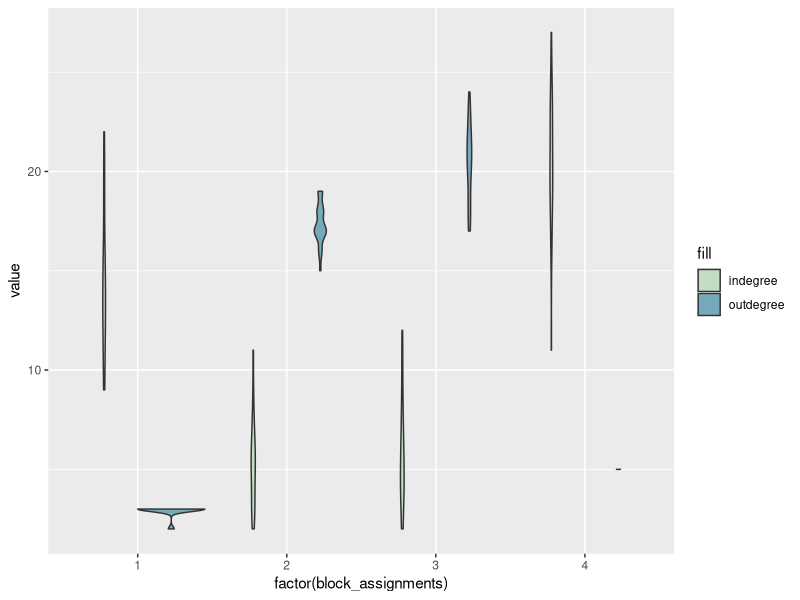

The R source for this figure: (Note: this script raises an error after producing the figure.)
###########################################################################################################

# Simulate network with SBM and node-specific max degree

###########################################################################################################
# Load packages
library(igraph)
library(ggplot2)

# Load function
simulate_SBM_max_degree <- function(n, block_sizes, block_probs, max_deg, block_assignments) {
  adj_matrix <- matrix(0, nrow = n, ncol = n)
  for (i in 1:n) {
    potential_out_edges <- setdiff(1:n, i)
    prob <- block_probs[block_assignments[i], block_assignments[potential_out_edges]]
    prob[is.na(prob)] <- 0
    out_edges <- sample(potential_out_edges, size = max_deg[i], replace = TRUE, prob = prob)
    adj_matrix[i, out_edges] <- 1
      }
  return(adj_matrix)
}

###########################################################################################################

# Specify the number of nodes and the number of blocks
N <- 100
num_blocks <- 4
block_sizes <- c(25, 25, 25, 25)

indiv <- data.frame(
			ID = 1:N, 
			block_assignments = rep(1:4, each=25)
				)

# Define maximum out-degree for each node
# Here we create a vector of max outdegrees for each block
# But you can just supply the vector of food return counts
food_returns <- c(rep(3, 25), rep(20, 25), rep(25, 25), rep(5, 25))
max_deg <- food_returns

# Specify the probability of a connection between each pair of blocks
# This is the probability of each block sharing with each other block
# e.g., think of block 1 as kids and they are very unlike to share
# row 2 could be young adults and they're likely to share most with children and elderly (i.e., elements 1 and 4 in that row)
# Need to play around with the probabilities
block_probs <- matrix(c(0.1, 0.6, 0.2, 0.1,
                        0.4, 0.05, 0.05, 0.4,
                        0.8, 0.1, 0.01, 0.8,
                        0.1, 0.5, 0.4, 0.1),
                      nrow = num_blocks, ncol = num_blocks)

# Generate the network
network <- simulate_SBM_max_degree(N, block_sizes, block_probs, max_deg, indiv$block_assignments)

# Look to see who's sending and receiving ties
indiv$out_degree <- rowSums(network)
indiv$in_degree <- colSums(network)

data <- reshape(indiv, 
        direction = "long",
        varying = list(names(indiv)[3:4]),
        v.names = "value",
        idvar = c("ID", "block_assignments"),
        timevar = "degree",
        times = c("outdegree", "indegree")
       )

# Take a quick look at the distributions of in and out-degree
  ggplot(data, aes(fill=factor(degree), y=value, x=factor(block_assignments))) + 
    geom_violin(position="dodge", alpha=0.5) +
    scale_fill_manual(values=c("darkseagreen3", "deepskyblue4"), name="fill")
    theme_bw()  +
    xlab("Age Class") +
    ylab("Number of Ties") +
    ylim(0,25)

# Given eventual changing block assignments (e.g., individuals age), should probably create a unique ID for individuals and match on that
g <- graph_from_adjacency_matrix(network)
V(g)$ID <- indiv$ID
V(g)$age_class <- indiv$block_assignments[match(V(g)$ID, indiv$ID)]
V(g)$colour[V(g)$age_class == 1] <- "darkseagreen3"
V(g)$colour[V(g)$age_class == 2] <- "goldenrod3"
V(g)$colour[V(g)$age_class == 3] <- "deepskyblue4"
V(g)$colour[V(g)$age_class == 4] <- "darkorchid4"

# Lets plot to see what the network looks like
# We'll colour by age class 
plot(g, edge.arrow.size=0.15, vertex.size=5,
      vertex.label = NA, vertex.color = V(g)$colour, edge.curved=0.4, layout = layout_nicely)
